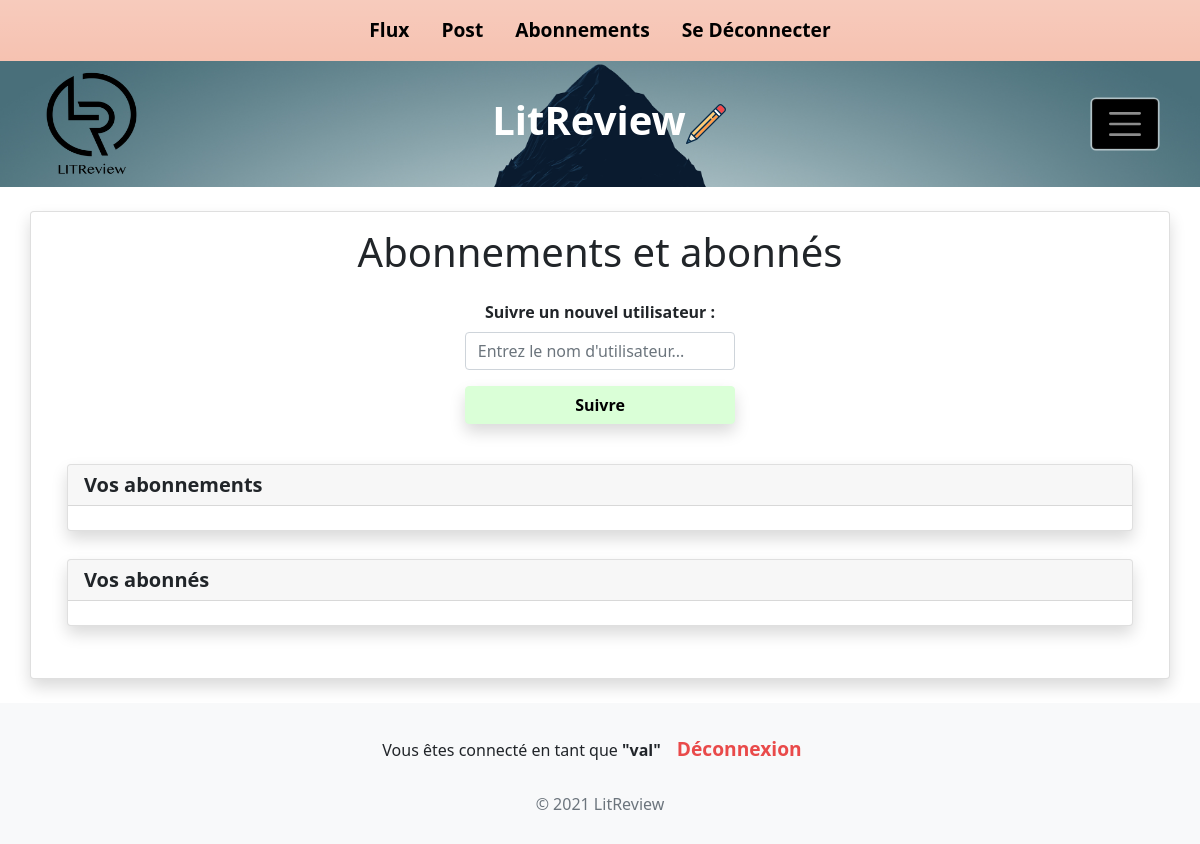
The app's page /follow/ (signed in), older data.
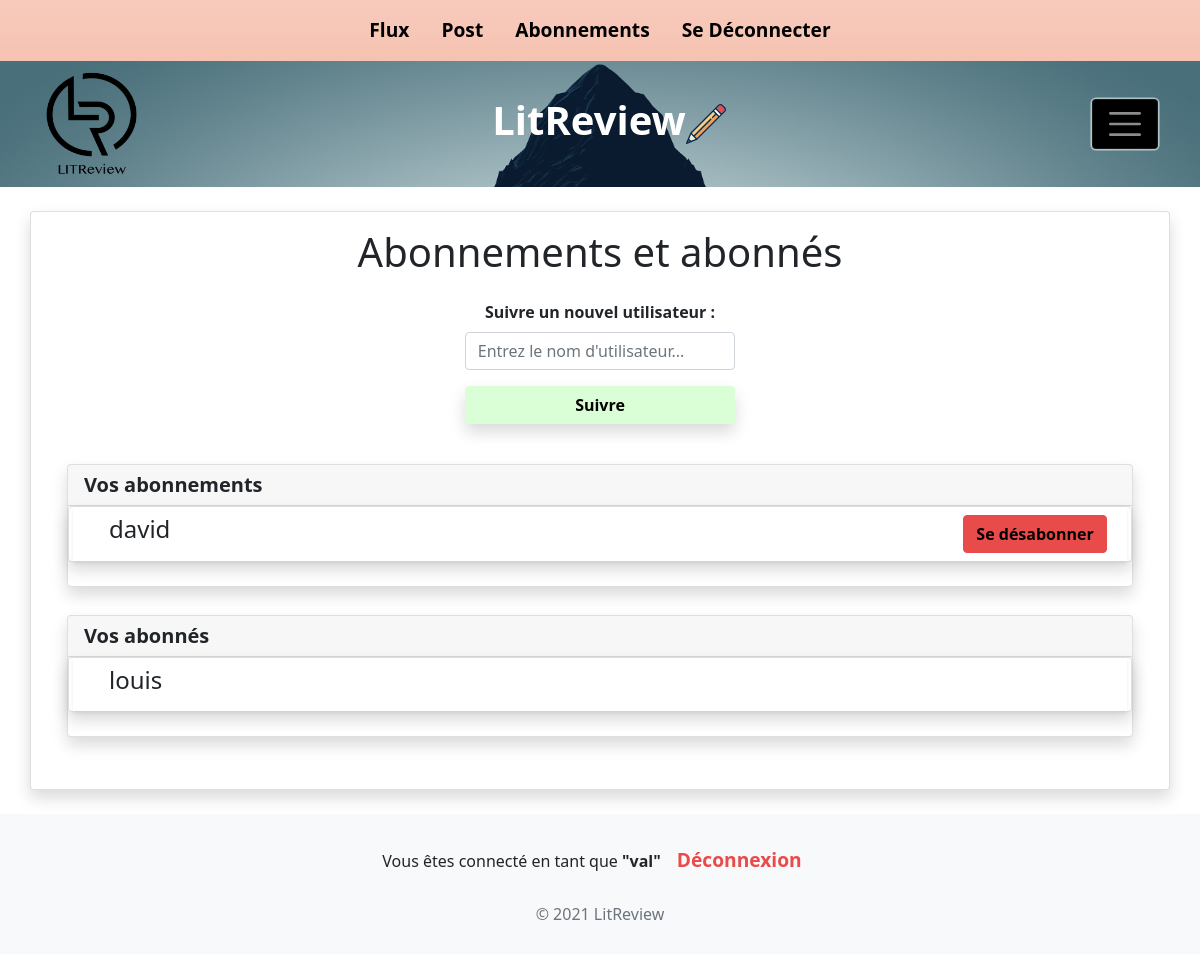
The same page, newer data.
### blog/models.py (models this page shows, shortened)
class UserFollows(models.Model):
    followed_by = models.ForeignKey(settings.AUTH_USER_MODEL, verbose_name='Abonnés',  related_name="Abonnés", on_delete=models.CASCADE)
    follows = models.ForeignKey(settings.AUTH_USER_MODEL, verbose_name='Abonnements', related_name="Abonnements", on_delete=models.CASCADE)
    class Meta:
        unique_together = ('followed_by', 'follows', )
        verbose_name = "Relation Utilisateur"
        verbose_name_plural = "Relations Utilisateurs"

### authentication/models.py (models this page shows, shortened)
class User(AbstractBaseUser):
    username = models.CharField(
        verbose_name="Nom d'utilisateur", max_length=150, unique=True)
    is_active = models.BooleanField(default=True)
    is_staff = models.BooleanField(default=False)
    is_superuser = models.BooleanField(default=False)
    date_joined = models.DateTimeField(default=timezone.now)
    objects = UserManager()
    USERNAME_FIELD = "username"
    REQUIRED_FIELDS = []
    class Meta:
        verbose_name_plural = "Liste des utilisateurs"
        verbose_name = "Utilisateurs"
    def __str__(self):
        return self.username

### blog/views.py (the view, shortened to what this page needs)
# urls.py: path('follow/', blog.views.follow, name="follow")
@login_required
def follow(request):
    follows = models.UserFollows.objects.filter(followed_by=request.user)
    followed_by = models.UserFollows.objects.filter(follows=request.user)
    return render(request, 'blog/follow.html', context={ 'follows' : follows, 'followed_by' : followed_by, })

### blog/templates/blog/follow.html (shortened to what this page needs)
{% extends 'base.html' %}
{% block content %}
<div class="container py-4">
    <div class="row">
        <div class="card mx auto pb-5 shadow">
            <div class="container">
                <div class="row px-1 text-center">
                    <h1 class="my-3">Abonnements et abonnés</h1>
                </div>
            </div>
            <div class="row justify-content-center text-center mx-0">
                <div class="col-12 col-sm-11 col-md-9 col-lg-3">
                    <form id="form_to_add" role="form" method="post">
                        <label class="my-2" for="follow"><strong>Suivre un nouvel utilisateur :</strong></label>
                        <div class="row px-1">
                            <input type="text" class="form-control" placeholder="Entrez le nom d'utilisateur..."
                                id="user_string" name="user_string" />
                        </div>
                        <div class="row px-1">
                            <button form="form_to_add" class="btn btn-success text-black my-3 shadow"><strong>Suivre</strong></button>
                        </div>
                    </form>
                </div>
            </div>
            <div class="container pt-4">
                <div class="row justify-content-center">
                    <div class=" col-12">
                        <div class="card mx-auto shadow pb-4 mb-1">
                            <h5 class="card-header"><strong>Vos abonnements</strong></h5>
                            {% for instance in follows %}
                                {% include './partials/follows_snippet.html' with instance=instance %}
                            {% endfor %}
                        </div>
                    </div>
                </div>
            </div>
            <div class="container pt-4">
                <div class="row justify-content-center">
                    <div class=" col-12">
                        <div class="card mx-auto shadow pb-4 mb-1">
                            <h5 class="card-header"><strong>Vos abonnés</strong></h5>
                            {% for instance in followed_by %}
                            {% include './partials/followed_by_snippet.html' with instance=instance %}
                            {% endfor %}
                        </div>
                    </div>
                </div>
            </div>
        </div>
    </div>
</div>
{% endblock content %}

### blog/templates/blog/partials/follows_snippet.html (shortened to what this page needs)
<div class="card shadow">
    <div class="card-body py-0">
        <form id="form_to_delete" method="post">
            <div class="row py-2 justify-content-center shadow-sm">
                <div class="col-10">
                    <h4 class="px-4">{{ instance.follows.username }}</h4>
                </div>
                <div class="col-2">
                    <button form='form_to_delete' type="submit" class="btn btn-danger py-auto" name='delete relation'><strong>Se désabonner</strong></button>
                </div>
            </div>
        </form>
    </div>
</div>

### blog/templates/blog/partials/followed_by_snippet.html
<div class="card shadow">
    <div class="card-body py-0">
        <div class="row py-2 justify-content-center shadow-sm">
            <div class="col">
                <h4 class="px-4">{{ instance.followed_by.username }}</h4>
            </div>
        </div>
    </div>
</div>

Row changes from the older to the newer data that the page shows:
added UserFollows: follows.username "david", shown under "Vos abonnements"
added UserFollows: followed_by.username "louis", shown under "Vos abonnés"
